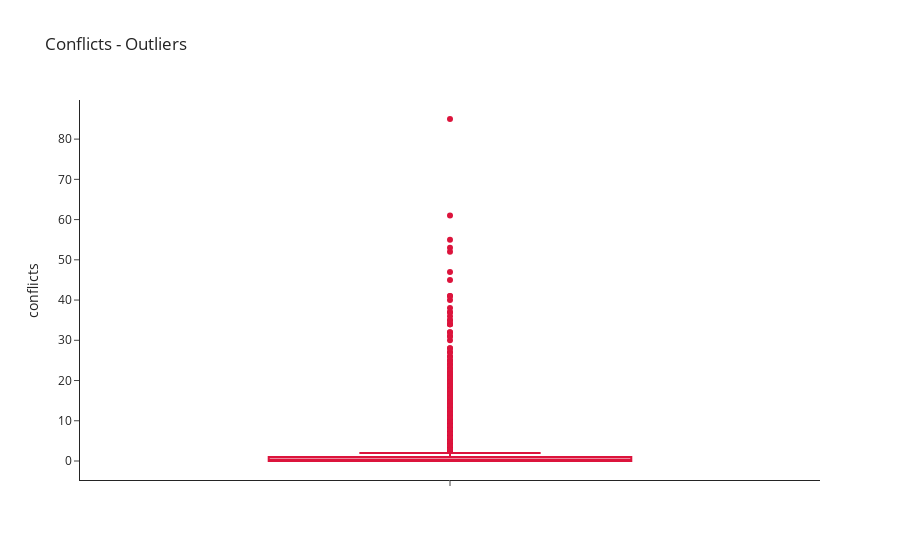

The cell this chart's notebook holds for it:
### Markdown cell above
- Boxplot for detecting outliers

### Code cell
fig = px.box(df, y='conflicts', title='Conflicts - Outliers', color_discrete_sequence=['#DC143C'])
fig.show()

### Figure 1 — Plotly figure (JSON) as saved in the notebook; plotly's stock layout.template omitted (floating-point values rounded to 4 significant figures; data arrays with more than 128 entries replaced by an {"elided": "..."} marker saying what was removed)
{"data": [{"alignmentgroup": "True", "hovertemplate": "conflicts=%{y}<extra></extra>", "legendgroup": "", "marker": {"color": "#DC143C"}, "name": "", "notched": false, "offsetgroup": "", "orientation": "v", "showlegend": false, "type": "box", "x0": " ", "xaxis": "x", "y": {"elided": "2550 int values"}, "y0": " ", "yaxis": "y"}], "layout": {"autosize": true, "boxmode": "group", "legend": {"tracegroupgap": 0}, "title": {"text": "Conflicts - Outliers"}, "xaxis": {"anchor": "y", "autorange": true, "domain": [0, 1], "range": [-0.5, 0.5], "type": "category"}, "yaxis": {"anchor": "x", "autorange": true, "domain": [0, 1], "range": [-4.722, 89.72], "title": {"text": "conflicts"}, "type": "linear"}}}
